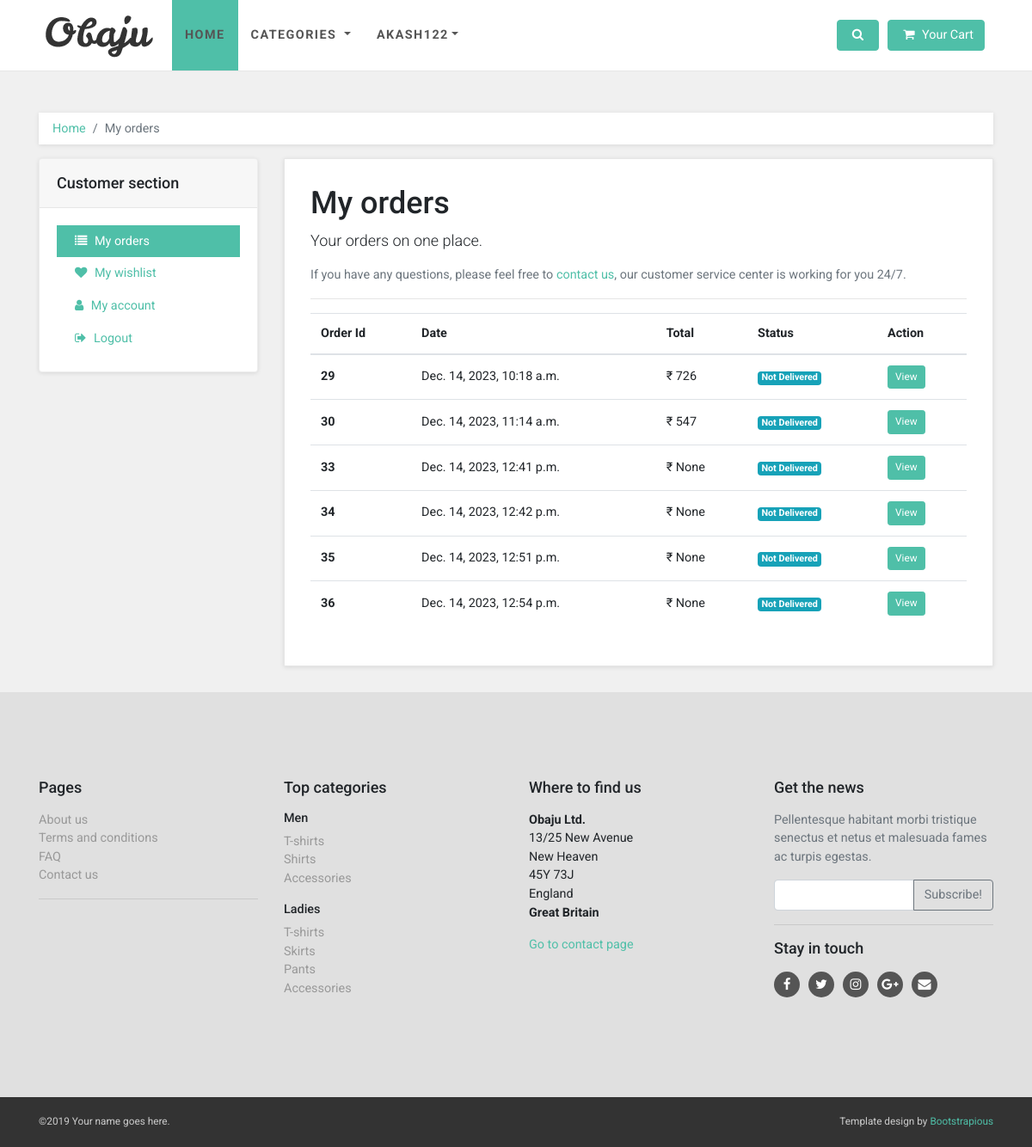
The app's page /orders/akash122 (signed in), older data.
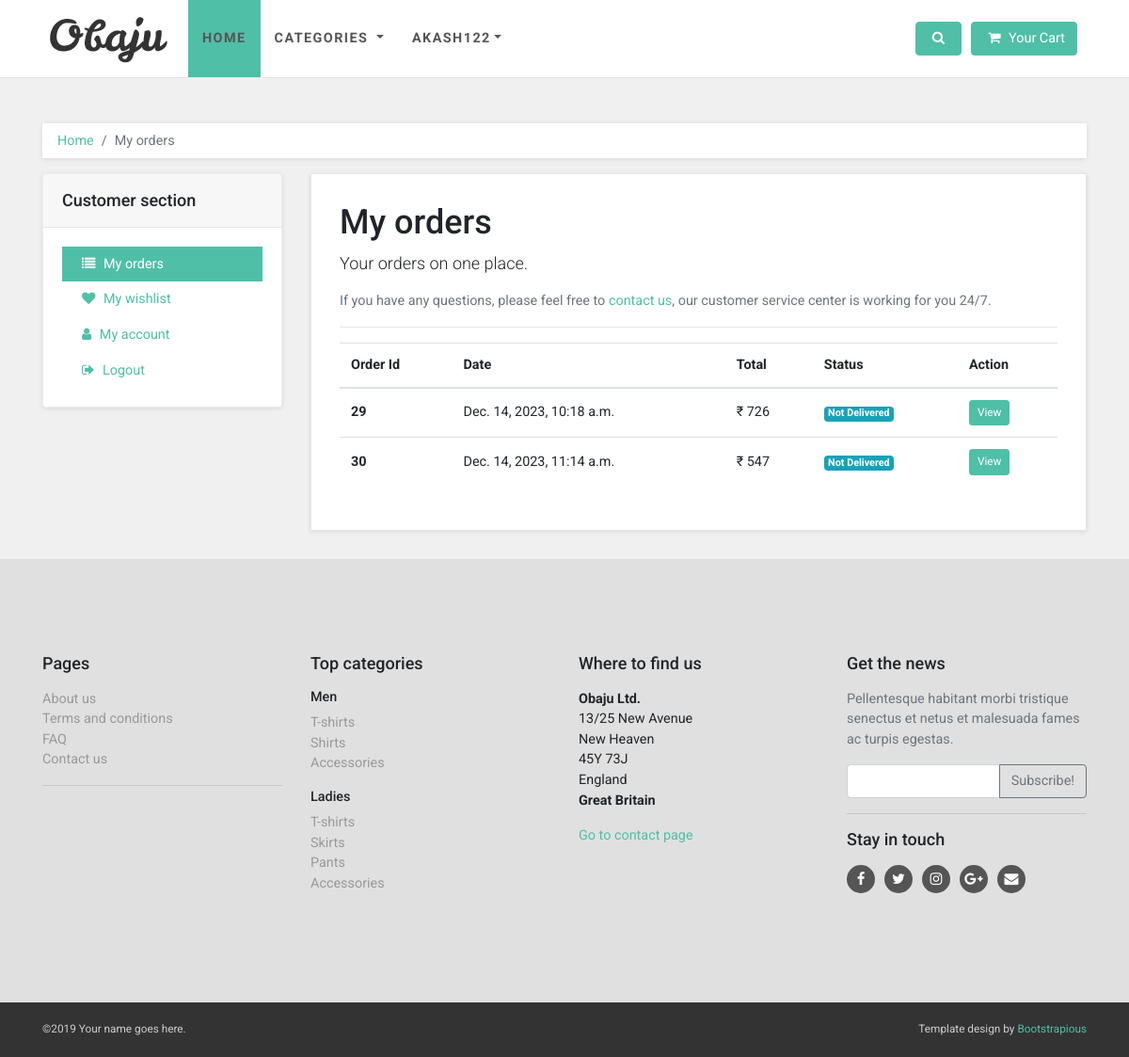
The same page, newer data.
### orders/models.py (models this page shows, shortened)
class Order(models.Model):
    user = models.ForeignKey(User, on_delete=models.CASCADE)
    delivery_address = models.ForeignKey(Address, on_delete=models.SET_NULL, null=True)
    order_date = models.DateTimeField(auto_now_add=True)
    total_bill = models.IntegerField(blank=True, null=True)
    transaction_id = models.CharField(max_length=100, blank=True)
    payment_method = models.CharField(max_length=20, choices=payment_choices)
    is_delivered = models.BooleanField(default=False)
    is_confirmed = models.BooleanField(default=False)

### orders/views.py (the view)
# urls.py: path('orders/<str:id>', views.order),
@login_required(login_url='/register')
def order(request, id):
    price = {}
    data = Order.objects.filter(user=request.user)
    for x in data:
        sum = 0
        items = OrderItems.objects.filter(order=x)
        for y in items:
            sum += y.product.price * y.quantity
        price[x.id] = sum
    context = {
        'data' : data,
        'price' : price,
        'category' : ProductCategory.objects.all()
    }
    return render(request, 'order_template/customer-orders.html', context)

### account/models.py (called while the page is built)
    def __str__(self) -> str:
        return self.username

### templates/order_template/customer-orders.html (shortened to what this page needs)
{% extends '../base.html' %}
{% load static %}
{% block content %}
<div id="all">
  <div id="content">
    <div class="container">
      <div class="row">
        <div class="col-lg-12">
          <nav aria-label="breadcrumb">
            <ol class="breadcrumb">
              <li class="breadcrumb-item"><a href="#">Home</a></li>
              <li aria-current="page" class="breadcrumb-item active">My orders</li>
            </ol>
          </nav>
        </div>
        <div class="col-lg-3">
          <div class="card sidebar-menu">
            <div class="card-header">
              <h3 class="h4 card-title">Customer section</h3>
            </div>
            <div class="card-body">
              <ul class="nav nav-pills flex-column"><a href="/orders/{{user}}" class="nav-link active"><i
                    class="fa fa-list"></i> My orders</a><a href="/wishlist/{{user}}" class="nav-link"><i
                    class="fa fa-heart"></i> My wishlist</a><a href="/account/{{user}}" class="nav-link"><i
                    class="fa fa-user"></i> My account</a><a href="/logout/{{user}}" class="nav-link"><i
                    class="fa fa-sign-out"></i> Logout</a></ul>
            </div>
          </div>
        </div>
        <div id="customer-orders" class="col-lg-9">
          <div class="box">
            <h1>My orders</h1>
            <p class="lead">Your orders on one place.</p>
            <p class="text-muted">If you have any questions, please feel free to <a href="contact.html">contact us</a>,
              our customer service center is working for you 24/7.</p>
            <hr>
            <div class="table-responsive">
              <table class="table table-hover">
                <thead>
                  <tr>
                    <th>Order Id</th>
                    <th>Date</th>
                    <th>Total</th>
                    <th>Status</th>
                    <th>Action</th>
                  </tr>
                </thead>
                <tbody>
                  {% for item in data %}
                  <tr>
                    <th>{{item.id}}</th>
                    <td>{{item.order_date}}</td>
                    <td>&#8377; {{ item.total_bill }}</td>
                    <td><span class="badge badge-info">{% if order.is_delivered == True %} Delivered {% else %} Not Delivered {% endif %}</span></td>
                    <td><a href="/order-details/{{user}}/{{item.id}}" class="btn btn-primary btn-sm">View</a></td>
                  </tr>
                  {% endfor %}
                </tbody>
              </table>
            </div>
          </div>
        </div>
      </div>
    </div>
  </div>
</div>
{% endblock %}

Row changes from the older to the newer data that the page shows:
removed Order: id "33", order_date "Dec. 14, 2023, 12:41 p.m.", total_bill "None"
removed Order: id "34", order_date "Dec. 14, 2023, 12:42 p.m.", total_bill "None"
removed Order: id "35", order_date "Dec. 14, 2023, 12:51 p.m.", total_bill "None"
removed Order: id "36", order_date "Dec. 14, 2023, 12:54 p.m.", total_bill "None"
